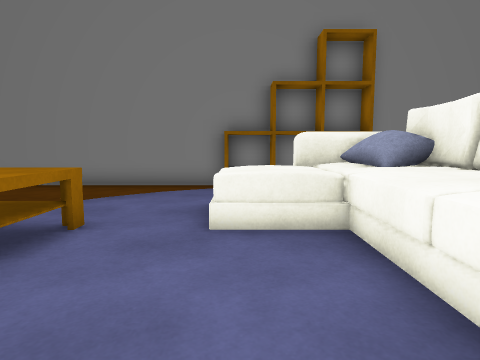
[1] (above)

14 first-person views from a walk through a scene from a Unity 3-D project. The camera is 1.2 m above the floor, tilts 6° down and sees 75° across. The floor is counted in squares, 1 m on a side. Each view is taken from the middle of a square. On the plan, view 1 faces up. The plan holds only what a view shows up to about 13 squares ahead; the rest is blank. The place goes on beyond the plan. The player character is not drawn. Some surface patterns are stand-ins.

[2]
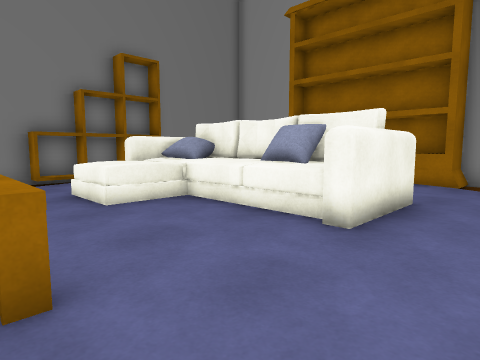

[3]
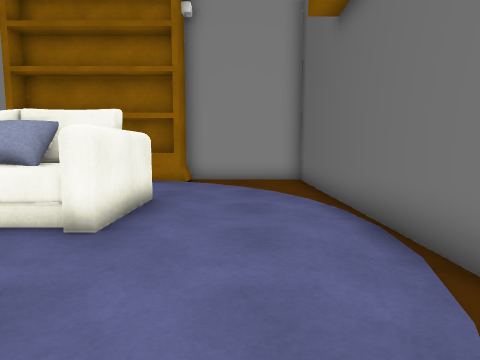

[4]
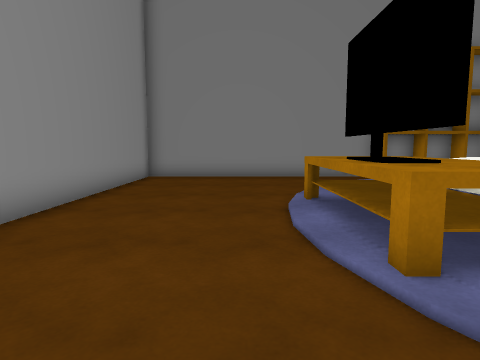

[5]
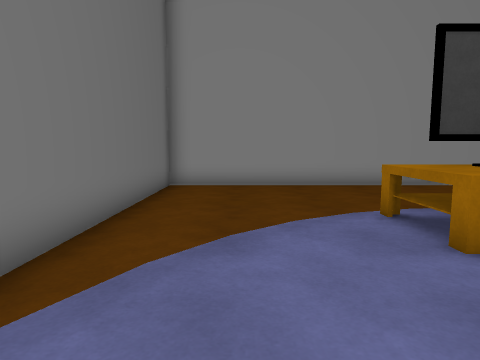

[6]
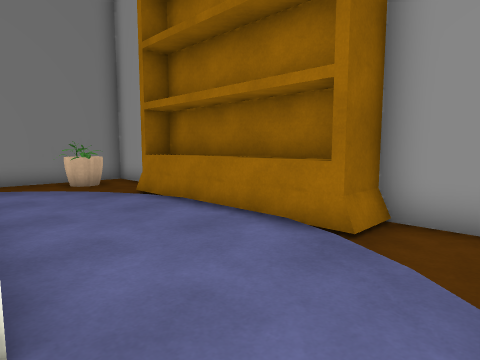

[7]
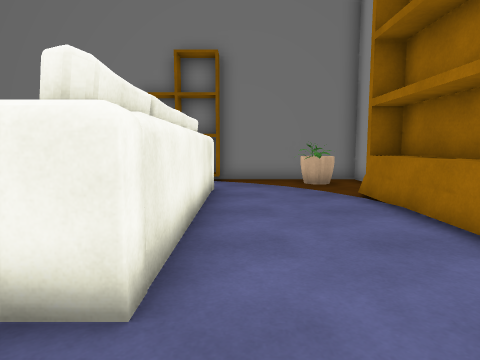

[8]
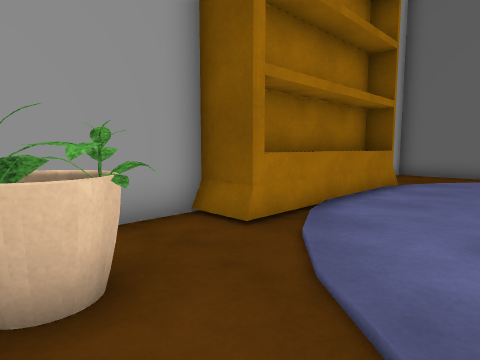

[9]
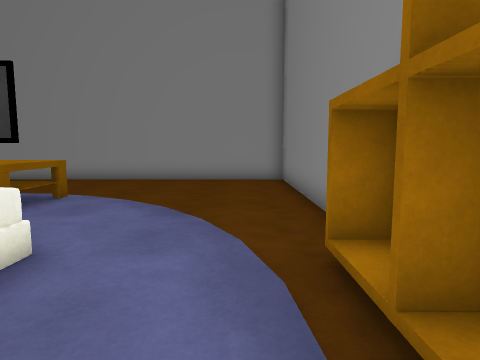

[10]
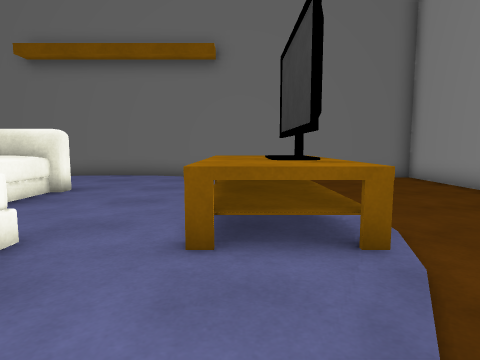

[11]
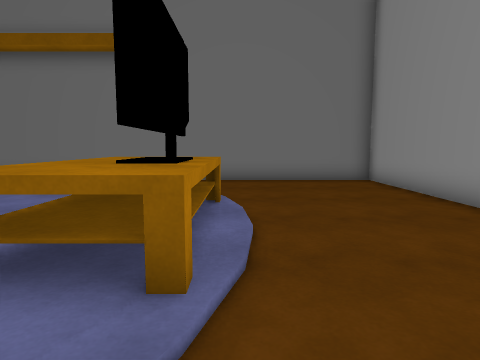

[12]
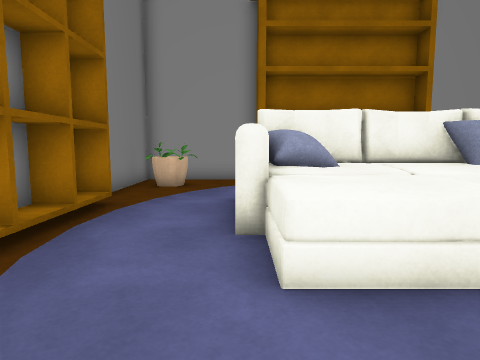

[13]
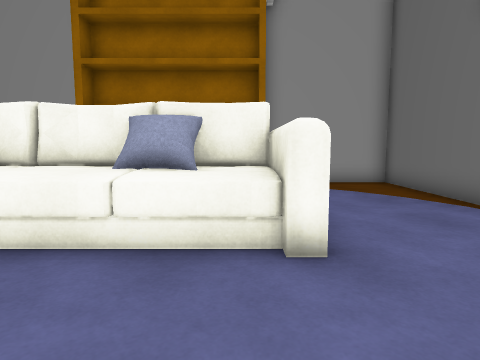

[14]
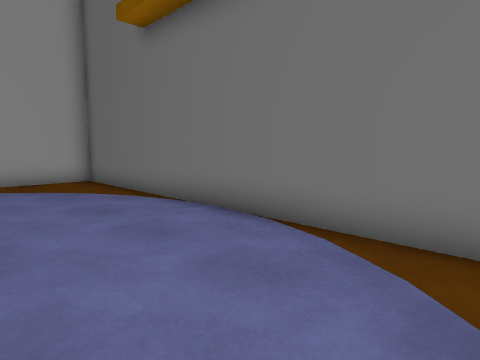

### Floor plan
Key: @ floor where view 1 was taken; # wall or solid block; . floor; ^ raised ledge; O other object.
Columns run from 10 left of view 1 to 10 right of it. Each row starts with its distance up from view 1.
 11 #####################
 10 #.........OO OO...O.#
  9 #................OO.#
  8 #...................#
  7 #..........^^^^.....#
  6 #.........^^OO#....OO
  5 #.....OO..^^^^#....O
  4 #.....OO....^^#....O
  3 #.....OO....^O#....O
  2 #.....OO....^O#....O
  1 #.....OO....^^#....O
  0 #.........@.^^^....O#
 -1 #...................#
 -2 #...................#
 -3 #...................#
 -4 #...................#
 -5 #####################

Where each view was taken, in squares from view 1:
view 1: 0 up, 0 right, facing up
view 2: 2 down, 3 left, facing up-right
view 3: 2 down, 3 left, facing right
view 4: 2 down, 6 left, facing up
view 5: 2 down, 1 right, facing left
view 6: 2 down, 4 right, facing up-right
view 7: 2 down, 5 right, facing up
view 8: 10 up, 5 right, facing down-right
view 9: 9 up, 3 right, facing left
view 10: 8 up, 3 left, facing down
view 11: 7 up, 5 left, facing down
view 12: 7 up, 3 left, facing right
view 13: 1 up, 2 left, facing right
view 14: 0 up, 3 left, facing down-right
